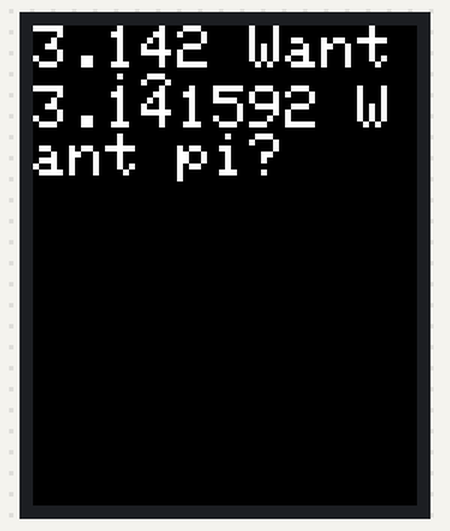
A sketch run on a simulated Arduino Uno, built with avr-gcc and run on an emulated ATmega328P. On the bench: 128×160 colour display. What the sketch prints to the serial monitor is not drawn.

Above: at 0.7 s.

The sketch:

ARD_201_Lab_4.ino
```cpp
#include <Adafruit_GFX.h>    // Core graphics library
#include <Adafruit_ST7735.h> // Hardware-specific library
#include <SPI.h>

// For the breakout, you can use any 2 or 3 pins
// These pins will also work for the 1.8" TFT shield
#define TFT_CS     10
#define TFT_RST    9  // you can also connect this to the Arduino reset
                      // in which case, set this #define pin to 0!
#define TFT_DC     8

Adafruit_ST7735 tft = Adafruit_ST7735(TFT_CS,  TFT_DC, TFT_RST);


float pi = 3.1415926;

void setup() {
  Serial.begin(9600);

  // Use this initializer if you're using a 1.8" TFT
  tft.initR(INITR_BLACKTAB);   // initialize a ST7735S chip, black tab

  Serial.println("Initialized");

  uint16_t time = millis();
  tft.fillScreen(ST7735_BLACK);
  time = millis() - time;

  delay(500);
  Serial.println(time, DEC);


  // large block of text
  tft.setTextSize(2);
  tft.fillScreen(ST7735_BLACK);
  tft.setCursor(0, 0);
  tft.print(pi, 3);
  tft.println(" Want pi?");
  tft.setTextColor(ST7735_WHITE, ST7735_BLACK);
  tft.setCursor(0, 20);
  tft.print(pi, 6);
  tft.println(" Want pi?");
}

void loop() {

}

void testdrawtext(char *text, uint16_t color) {
  tft.setCursor(0, 0);
  tft.setTextColor(color);
  tft.setTextWrap(true);
  tft.print(text);
}
```
